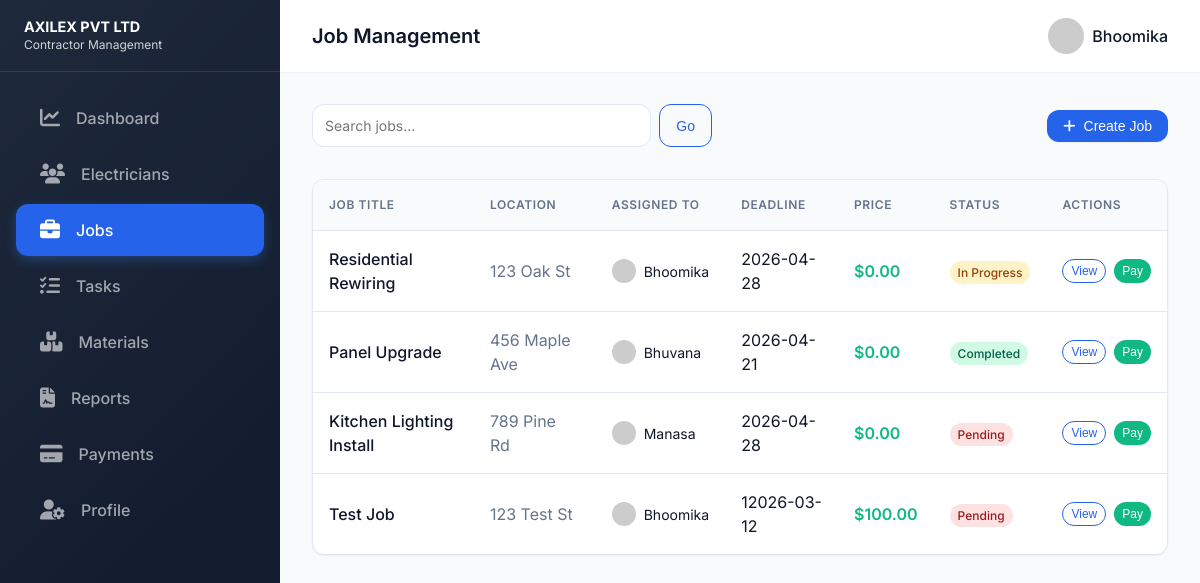
Screenshot of /jobs (signed in) with the database file from the repository.
### tables this page shows
CREATE TABLE Electricians (
            id INTEGER PRIMARY KEY AUTOINCREMENT,
            name TEXT NOT NULL,
            phone TEXT,
            email TEXT,
            status TEXT DEFAULT 'Available'
        , user_id INTEGER REFERENCES Users(id));

CREATE TABLE Jobs (
            id INTEGER PRIMARY KEY AUTOINCREMENT,
            title TEXT NOT NULL,
            description TEXT,
            location TEXT,
            deadline TEXT,
            assigned_electrician_id INTEGER,
            status TEXT DEFAULT 'Pending', image_path TEXT, price REAL DEFAULT 0.0,
            FOREIGN KEY (assigned_electrician_id) REFERENCES Electricians (id)
        );

### app.py (the view, shortened to what this page needs)
@app.route('/jobs', methods=['GET', 'POST'])
@login_required
def jobs():
    conn = get_db_connection()
    q = request.args.get('q', '')
    if session['role'] == 'admin':
        query = 'SELECT j.*, e.name as electrician_name FROM Jobs j LEFT JOIN Electricians e ON j.assigned_electrician_id = e.id'
        params = []
        if q:
            query += ' WHERE j.title LIKE ? OR j.location LIKE ?'
            params = [f'%{q}%', f'%{q}%']
        jobs = conn.execute(query, params).fetchall()
    els = conn.execute('SELECT id, name FROM Electricians').fetchall()
    conn.close()
    return render_template('jobs.html', jobs=jobs, electricians=els)

### app.py (called while the page is built)
def get_db_connection():
    conn = sqlite3.connect(DB_PATH)
    conn.row_factory = sqlite3.Row
    return conn

def login_required(f):
    @wraps(f)
    def decorated_function(*args, **kwargs):
        if 'user_id' not in session:
            return redirect(url_for('login'))
        return f(*args, **kwargs)
    return decorated_function

@app.context_processor
def inject_user():
    return dict(user_role=session.get('role'), username=session.get('username'))

### templates/jobs.html (shortened to what this page needs)
<!DOCTYPE html>
<html lang="en">
<head>
    <link rel="stylesheet" href="/static/css/styles.css">
    <link rel="stylesheet" href="https://cdnjs.cloudflare.com/ajax/libs/font-awesome/6.4.0/css/all.min.css">
</head>
<body>
    <div class="dashboard-layout">
        <aside class="sidebar">
            <div class="sidebar-header" style="justify-content: space-between;">
                <div style="font-size: 0.9rem; font-weight: 700; line-height: 1.2;">AXILEX PVT LTD <br><small style="font-weight: 400; opacity: 0.8;">Contractor Management</small></div>
            </div>
            <nav class="sidebar-nav">
                <a href="/dashboard" class="sidebar-link">
                    <i class="fa-solid fa-chart-line"></i> Dashboard
                </a>
                {% if session.role == 'admin' %}
                <a href="/electricians" class="sidebar-link">
                    <i class="fa-solid fa-users"></i> Electricians
                </a>
                {% endif %}
                <a href="/jobs" class="sidebar-link active">
                    <i class="fa-solid fa-briefcase"></i> Jobs
                </a>
                <a href="/tasks" class="sidebar-link">
                    <i class="fa-solid fa-list-check"></i> Tasks
                </a>
                {% if session.role == 'admin' %}
                <a href="/materials" class="sidebar-link">
                    <i class="fa-solid fa-boxes-stacked"></i> Materials
                </a>
                <a href="/reporter" class="sidebar-link">
                    <i class="fa-solid fa-file-contract"></i> Reports
                </a>
                <a href="/payments" class="sidebar-link">
                    <i class="fa-solid fa-credit-card"></i> Payments
                </a>
                {% endif %}
                <a href="/profile" class="sidebar-link">
                    <i class="fa-solid fa-user-gear"></i> Profile
                </a>
            </nav>
        </aside>
        <main class="main-content">
            <header class="topbar">
                <div class="flex items-center gap-2">
                    <h2 style="margin: 0; font-size: 1.25rem;">Job Management</h2>
                </div>
                <div class="topbar-right">
                    <div class="user-profile">
                        <img src="https://ui-avatars.com/api/?name={{ session.username|urlencode }}&background=DBEAFE&color=1E3A8A" alt="Profile" style="width: 36px; height: 36px; border-radius: 50%;">
                        <span>{{ session.username }}</span>
                    </div>
                </div>
            </header>
            <div class="content-area">
                <div class="flex justify-between items-center mb-4">
                    <form action="/jobs" method="GET" class="flex gap-1" style="width: 400px;">
                        <input type="text" name="q" class="form-control" placeholder="Search jobs..." value="{{ request.args.get('q', '') }}">
                        <button type="submit" class="btn btn-outline">Go</button>
                    </form>
                    {% if session.role == 'admin' %}
                    <button id="createJobBtn" class="btn btn-primary"><i class="fa-solid fa-plus" style="margin-right: 0.5rem;"></i> Create Job</button>
                    {% endif %}
                </div>
                <div class="table-container">
                    <table class="table">
                        <thead>
                            <tr>
                                <th>Job Title</th>
                                <th>Location</th>
                                <th>Assigned To</th>
                                <th>Deadline</th>
                                <th>Price</th>
                                <th>Status</th>
                                <th>Actions</th>
                            </tr>
                        </thead>
                        <tbody>
                            {% for job in jobs %}
                            <tr>
                                <td style="font-weight: 500;">{{ job.title }}</td>
                                <td style="color: var(--text-light);">{{ job.location or 'N/A' }}</td>
                                <td>
                                    {% if job.electrician_name %}
                                    <div class="flex items-center gap-1">
                                        <img src="https://ui-avatars.com/api/?name={{ job.electrician_name|urlencode }}&background=random" style="width: 24px; height: 24px; border-radius: 50%;">
                                        <span style="font-size: 0.875rem;">{{ job.electrician_name }}</span>
                                    </div>
                                    {% else %}
                                    <span style="font-size: 0.875rem; color: var(--text-light); font-style: italic;">Unassigned</span>
                                    {% endif %}
                                </td>
                                <td>{{ job.deadline or 'N/A' }}</td>
                                <td style="font-weight: 600; color: var(--success);">${{ "%.2f"|format(job.price) }}</td>
                                <td>
                                    <span class="badge badge-{{ 'success' if job.status == 'Completed' else 'warning' if job.status == 'In Progress' else 'danger' }}">
                                        {{ job.status }}
                                    </span>
                                </td>
                                <td>
                                    <div class="flex gap-1">
                                        <button class="btn btn-outline view-job-btn" data-id="{{ job.id }}" style="padding: 0.25rem 0.5rem; font-size: 0.75rem;">View</button>
                                        <button class="btn btn-primary pay-btn" data-id="{{ job.id }}" data-title="{{ job.title }}" data-amount="{{ job.price or 0 }}" data-assignee="{{ job.assigned_electrician_id }}" style="padding: 0.25rem 0.5rem; font-size: 0.75rem; background-color: #10b981; border-color: #10b981;">Pay</button>
                                    </div>
                                </td>
                            </tr>
                            {% else %}
                            <tr>
                                <td colspan="6" class="text-center">No jobs found.</td>
                            </tr>
                            {% endfor %}
                        </tbody>
                    </table>
                </div>
            </div>
        </main>
    </div>
</body>
</html>

### rows the page displays
Electricians: username "Bhoomika"
Jobs: title "Residential Rewiring", location "123 Oak St", electrician_name "Bhoomika", deadline "2026-04-28", price "0.00", status "In Progress"
Jobs: title "Panel Upgrade", location "456 Maple Ave", electrician_name "Bhuvana", deadline "2026-04-21", price "0.00", status "Completed"
Jobs: title "Kitchen Lighting Install", location "789 Pine Rd", electrician_name "Manasa", deadline "2026-04-28", price "0.00", status "Pending"
Jobs: title "Test Job", location "123 Test St", electrician_name "Bhoomika", deadline "12026-03-12", price "100.00", status "Pending"
